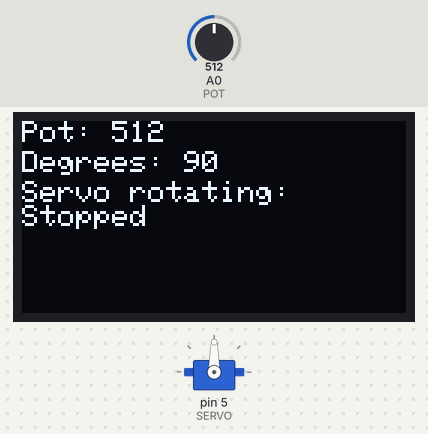
Simulated run of this sketch. Board: Arduino Uno, built with avr-gcc and run on an emulated ATmega328P. Shown: 128×64 one-colour display, servo. Inputs (shaded band) come from the test bench; at power-on: A0 (POT) = 512. The display library's start-up logo is not drawn.

Above: at 1.2 s.
1.3 s: A0 (POT) set to 716
At 2.2 s:
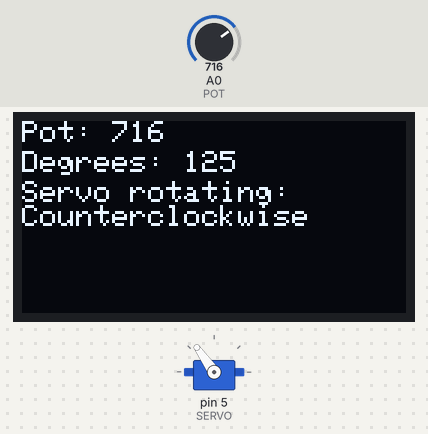
2.8 s: A0 (POT) set to 900
At 3.2 s:
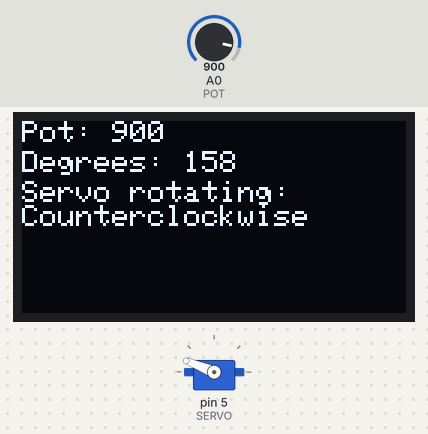
4.4 s: A0 (POT) set to 546
At 5.6 s:
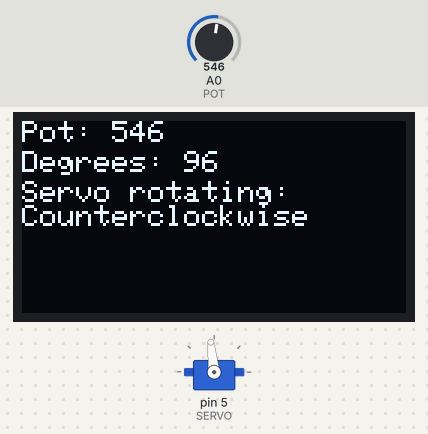
5.9 s: A0 (POT) set to 518
At 6.6 s:
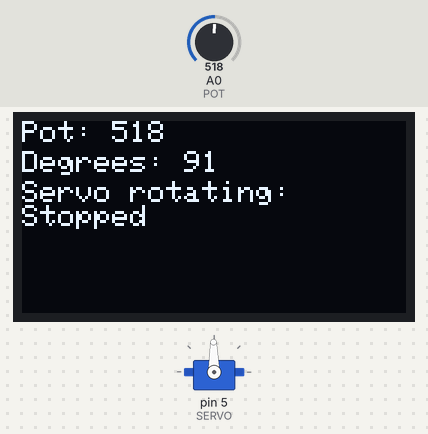
7.5 s: A0 (POT) set to 306
At 7.9 s:
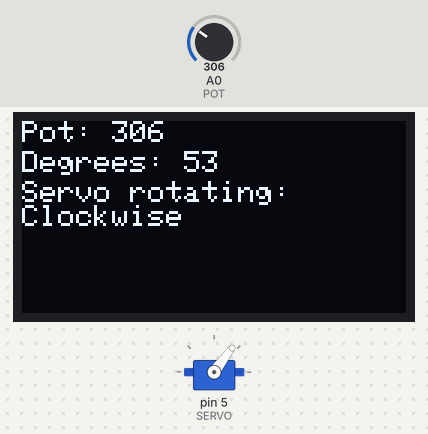
9.0 s: A0 (POT) set to 122
At 10.0 s:
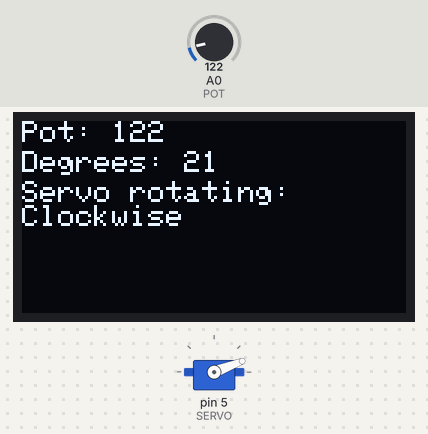
Timing chart, 0 to 11.5 s (numbered marks = the images above; inputs shaded):
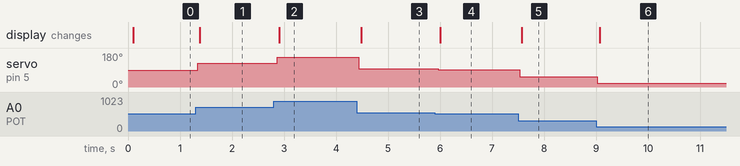

Measured:
- the behaviour switches between 529 and 528 on A0 (POT) (found by bisection; images 3 and 4)
- after the input at 1.3 s, servo on pin 5 (SERVO): 90° → 125° at once; the display: changes after 0.08 s (image 1)
- after the input at 2.8 s, servo on pin 5 (SERVO): 125° → 158° after 0.07 s; the display: changes after 0.11 s (image 2)
- after the input at 4.4 s, servo on pin 5 (SERVO): 158° → 96° at once; the display: changes after 0.08 s (image 3)
- after the input at 5.9 s, servo on pin 5 (SERVO): 96° → 91° after 0.06 s; the display: changes after 0.11 s (image 4)
- after the input at 7.5 s, servo on pin 5 (SERVO): 91° → 53° at once; the display: changes after 0.07 s (image 5)
- after the input at 9.0 s, servo on pin 5 (SERVO): 53° → 21° at once; the display: changes after 0.07 s (image 6)

The sketch:

OLED_POTENTIOMETER.ino
```cpp
/*
Tutorial used with this code: https://www.circuitbasics.com/arduino-thermistor-temperature-sensor-tutorial/

To install library needed click Tools -> Manage Libraries.
Type in "Adafruit GFX" and click "Install All" to install its dependencies.
Then install the "Adafruit SSD1306" library similarly.

For the OLED on your breadboard:
- Orient the pins so they’re at the top of the screen.
- From left to right: Connect the GND pin to ground, VCC to 5V, SCL to A5, and SDA to A4.

Also, add the DHT11 library if you need to measure temperature.
This example uses a servo and a potentiometer to display a position value on the OLED.
*/

#include <SPI.h>               // Needed for SPI communication (might be used by some OLED libraries)
#include <Wire.h>              // I2C library for communication with the OLED display
#include <Adafruit_GFX.h>      // Core graphics library for displays
#include <Adafruit_SSD1306.h>  // Library for the SSD1306 OLED display
#include <Servo.h>             // Library to control servo motors

// define pins
#define POT A0
#define SERVO 5

// Define the OLED display dimensions in pixels
#define SCREEN_WIDTH 128       // OLED display width, in pixels
#define SCREEN_HEIGHT 64       // OLED display height, in pixels

// Create a Servo object to control the servo motor
Servo myServo;

// OLED display configuration:
// The OLED uses I2C. On the Arduino UNO, SDA is A4 and SCL is A5.
#define OLED_RESET     -1      // Reset pin for the OLED (set to -1 if sharing the Arduino reset pin)
#define SCREEN_ADDRESS 0x3C    // OLED I2C address (0x3C for 128x32, 0x3D for 128x64 displays)

// Create the OLED display object with the defined dimensions and reset pin
Adafruit_SSD1306 display(SCREEN_WIDTH, SCREEN_HEIGHT, &Wire, OLED_RESET);

void setup() {
  // Begin I2C communication for the OLED display
  Wire.begin();

  // Initialize the OLED display with the proper voltage settings and I2C address
  display.begin(SSD1306_SWITCHCAPVCC, SCREEN_ADDRESS);

  // Initialize serial communication at 9600 baud for debugging purposes
  Serial.begin(9600);

  pinMode(POT, INPUT);
  // Attach the servo motor to digital pin 5
  myServo.attach(SERVO);
}

void loop() {
  // Read the analog value from the potentiometer (value between 0 and 1023)
  int pot = analogRead(POT);

  // Map the potentiometer value (0-1023) to servo degrees (0-180)
  int degrees = map(pot, 0, 1023, 0, 180);

  // Write the mapped angle to the servo motor
  myServo.write(degrees);

  // Display update:
  // First, push any previous content to the OLED, then clear the display for new information.
  display.display();
  display.clearDisplay();

  // Set text parameters for the OLED:
  display.setTextColor(WHITE);  // OLEDs use "white" for text regardless of the display color
  display.setTextSize(1);         // Set the font size to 1 (small text)

  // Set the cursor to the top-left corner of the display (x=0, y=0) and print the potentiometer value
  display.setCursor(0, 0);
  display.print("Pot: ");
  display.print(pot);

  // move the cursor down by 10 pixels (to a new line) to print the degrees value value
  display.setCursor(0, 10);
  display.print("Degrees: ");
  display.print(degrees);

  // Move the cursor down by 10 pixels (to a new line) to print the servo state
  display.setCursor(0, 20);
  display.println("Servo rotating: ");

  // Display the servo rotation direction based on the mapped degrees value:
  // When the degrees value is less than 90, we consider it a clockwise rotation.
  // When it is more than 90, it is a counterclockwise rotation.
  // Exactly 90 degrees implies a "stopped" or neutral position.
  if (degrees < 88) {
    display.print("Clockwise");
  } else if (degrees > 92) {
    display.print("Counterclockwise");
  } else {
    display.print("Stopped");
  }

  // Pause for 10 milliseconds to allow the display to update and servo to adjust position
  delay(10);
}
```
